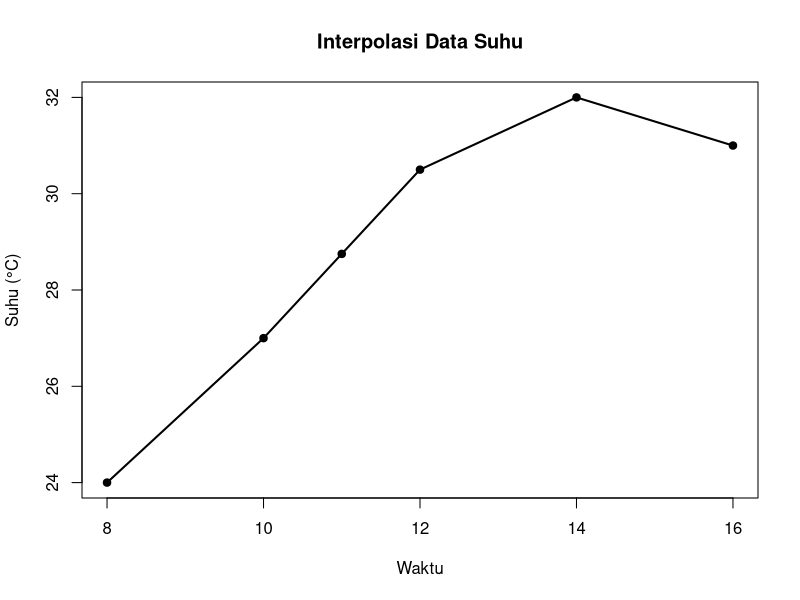

The R source for this figure:
# --- 1. Penggunaan Dasar approx() ---
x <- c(1, 2, 4, 5)
y <- c(2, 3, 5, 8)

# Estimasi 1 titik
approx(x, y, xout = 3)

# Estimasi beberapa titik sekaligus
approx(x, y, xout = c(1.5, 2.5, 3, 3.5))

# --- 2. Aplikasi Interpolasi Data Suhu ---
waktu <- c(8, 10, 12, 14, 16)
suhu <- c(24.0, 27.0, 30.5, 32.0, 31.0)

# Estimasi suhu pukul 11.00
approx(waktu, suhu, xout = 11)

# Visualisasi grafik data suhu dan kurva interpolasi
plot(
  waktu, suhu,
  pch = 19,
  xlab = "Waktu",
  ylab = "Suhu (°C)",
  main = "Interpolasi Data Suhu"
)

x_grid <- seq(min(waktu), max(waktu), length.out = 300)
y_grid <- approx(waktu, suhu, xout = x_grid)$y

lines(x_grid, y_grid, lwd = 2)
points(11, approx(waktu, suhu, xout = 11)$y, pch = 19)
